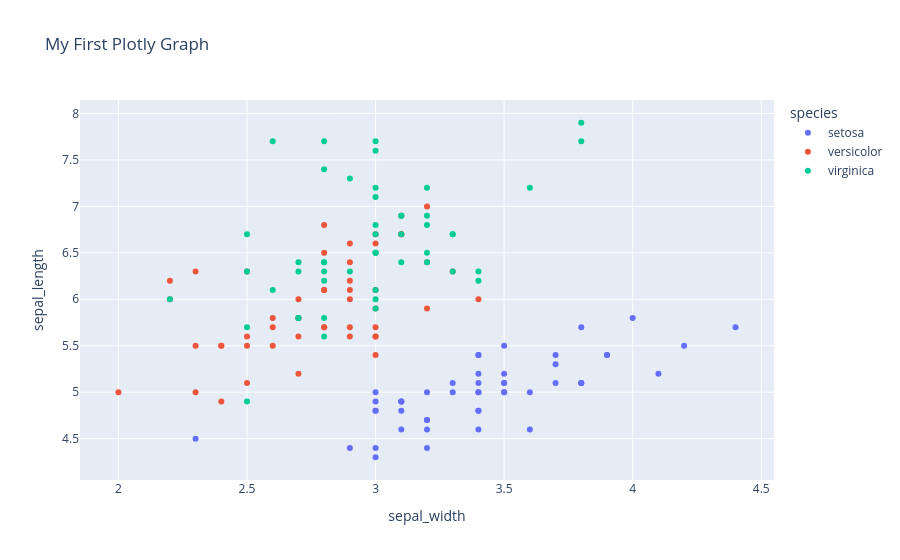

Notebook code for this chart:
### Code cell
import plotly.express as px

df = px.data.iris()

fig = px.scatter(
    df,
    x="sepal_width",
    y="sepal_length",
    color="species",
    title="My First Plotly Graph"
)

fig.show()

### Figure 1 — Plotly figure (JSON) as saved in the notebook; plotly's stock layout.template omitted (floating-point values rounded to 4 significant figures)
{"data": [{"hovertemplate": "species=setosa<br>sepal_width=%{x}<br>sepal_length=%{y}<extra></extra>", "legendgroup": "setosa", "marker": {"color": "#636efa", "symbol": "circle"}, "mode": "markers", "name": "setosa", "orientation": "v", "showlegend": true, "type": "scatter", "x": [3.5, 3.0, 3.2, 3.1, 3.6, 3.9, 3.4, 3.4, 2.9, 3.1, 3.7, 3.4, 3.0, 3.0, 4.0, 4.4, 3.9, 3.5, 3.8, 3.8, 3.4, 3.7, 3.6, 3.3, 3.4, 3.0, 3.4, 3.5, 3.4, 3.2, 3.1, 3.4, 4.1, 4.2, 3.1, 3.2, 3.5, 3.1, 3.0, 3.4, 3.5, 2.3, 3.2, 3.5, 3.8, 3.0, 3.8, 3.2, 3.7, 3.3], "xaxis": "x", "y": [5.1, 4.9, 4.7, 4.6, 5.0, 5.4, 4.6, 5.0, 4.4, 4.9, 5.4, 4.8, 4.8, 4.3, 5.8, 5.7, 5.4, 5.1, 5.7, 5.1, 5.4, 5.1, 4.6, 5.1, 4.8, 5.0, 5.0, 5.2, 5.2, 4.7, 4.8, 5.4, 5.2, 5.5, 4.9, 5.0, 5.5, 4.9, 4.4, 5.1, 5.0, 4.5, 4.4, 5.0, 5.1, 4.8, 5.1, 4.6, 5.3, 5.0], "yaxis": "y"}, {"hovertemplate": "species=versicolor<br>sepal_width=%{x}<br>sepal_length=%{y}<extra></extra>", "legendgroup": "versicolor", "marker": {"color": "#EF553B", "symbol": "circle"}, "mode": "markers", "name": "versicolor", "orientation": "v", "showlegend": true, "type": "scatter", "x": [3.2, 3.2, 3.1, 2.3, 2.8, 2.8, 3.3, 2.4, 2.9, 2.7, 2.0, 3.0, 2.2, 2.9, 2.9, 3.1, 3.0, 2.7, 2.2, 2.5, 3.2, 2.8, 2.5, 2.8, 2.9, 3.0, 2.8, 3.0, 2.9, 2.6, 2.4, 2.4, 2.7, 2.7, 3.0, 3.4, 3.1, 2.3, 3.0, 2.5, 2.6, 3.0, 2.6, 2.3, 2.7, 3.0, 2.9, 2.9, 2.5, 2.8], "xaxis": "x", "y": [7.0, 6.4, 6.9, 5.5, 6.5, 5.7, 6.3, 4.9, 6.6, 5.2, 5.0, 5.9, 6.0, 6.1, 5.6, 6.7, 5.6, 5.8, 6.2, 5.6, 5.9, 6.1, 6.3, 6.1, 6.4, 6.6, 6.8, 6.7, 6.0, 5.7, 5.5, 5.5, 5.8, 6.0, 5.4, 6.0, 6.7, 6.3, 5.6, 5.5, 5.5, 6.1, 5.8, 5.0, 5.6, 5.7, 5.7, 6.2, 5.1, 5.7], "yaxis": "y"}, {"hovertemplate": "species=virginica<br>sepal_width=%{x}<br>sepal_length=%{y}<extra></extra>", "legendgroup": "virginica", "marker": {"color": "#00cc96", "symbol": "circle"}, "mode": "markers", "name": "virginica", "orientation": "v", "showlegend": true, "type": "scatter", "x": [3.3, 2.7, 3.0, 2.9, 3.0, 3.0, 2.5, 2.9, 2.5, 3.6, 3.2, 2.7, 3.0, 2.5, 2.8, 3.2, 3.0, 3.8, 2.6, 2.2, 3.2, 2.8, 2.8, 2.7, 3.3, 3.2, 2.8, 3.0, 2.8, 3.0, 2.8, 3.8, 2.8, 2.8, 2.6, 3.0, 3.4, 3.1, 3.0, 3.1, 3.1, 3.1, 2.7, 3.2, 3.3, 3.0, 2.5, 3.0, 3.4, 3.0], "xaxis": "x", "y": [6.3, 5.8, 7.1, 6.3, 6.5, 7.6, 4.9, 7.3, 6.7, 7.2, 6.5, 6.4, 6.8, 5.7, 5.8, 6.4, 6.5, 7.7, 7.7, 6.0, 6.9, 5.6, 7.7, 6.3, 6.7, 7.2, 6.2, 6.1, 6.4, 7.2, 7.4, 7.9, 6.4, 6.3, 6.1, 7.7, 6.3, 6.4, 6.0, 6.9, 6.7, 6.9, 5.8, 6.8, 6.7, 6.7, 6.3, 6.5, 6.2, 5.9], "yaxis": "y"}], "layout": {"autosize": true, "legend": {"title": {"text": "species"}, "tracegroupgap": 0}, "title": {"text": "My First Plotly Graph"}, "xaxis": {"anchor": "y", "autorange": true, "domain": [0, 1], "range": [1.842, 4.558], "title": {"text": "sepal_width"}, "type": "linear"}, "yaxis": {"anchor": "x", "autorange": true, "domain": [0, 1], "range": [4.003, 8.197], "title": {"text": "sepal_length"}, "type": "linear"}}}
